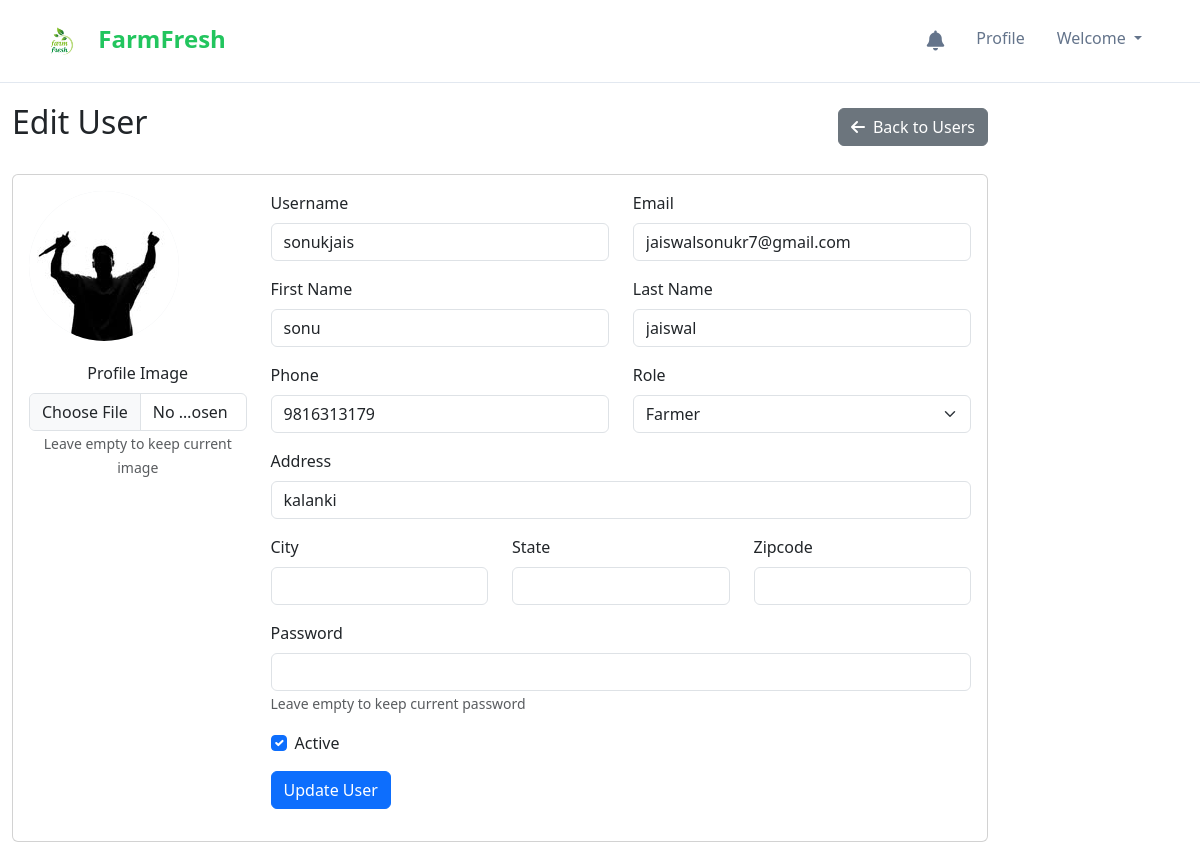
/admin/edit_user.php?id=4 (signed in), run on the app's committed database.
### tables this page shows
CREATE TABLE `users` (
  `user_id` int(11) NOT NULL,
  `username` varchar(100) DEFAULT NULL,
  `email` varchar(100) DEFAULT NULL,
  `password` varchar(100) DEFAULT NULL,
  `first_name` varchar(100) DEFAULT NULL,
  `last_name` varchar(100) DEFAULT NULL,
  `phone` varchar(20) DEFAULT NULL,
  `address` varchar(255) DEFAULT NULL,
  `city` varchar(100) DEFAULT NULL,
  `state` varchar(100) DEFAULT NULL,
  `zipcode` varchar(20) DEFAULT NULL,
  `role` enum('farmer','consumer','admin') NOT NULL,
  `created_at` datetime DEFAULT current_timestamp(),
  `updated_at` datetime DEFAULT current_timestamp() ON UPDATE current_timestamp(),
  `profile_image` varchar(255) DEFAULT NULL,
  `is_active` tinyint(1) DEFAULT 1,
  `bio` text DEFAULT NULL
);

### admin/edit_user.php (the view, shortened to what this page needs)
<?php
include '../config/db.php';
$user_id = $_GET['id'];
$user_query = "SELECT * FROM users WHERE user_id = $user_id";
$user_result = mysqli_query($dbconn, $user_query);
$user = mysqli_fetch_assoc($user_result);
?>
<!DOCTYPE html>
<html lang="en">
<head>
    <link href="https://cdn.jsdelivr.net/npm/bootstrap@5.3.3/dist/css/bootstrap.min.css" rel="stylesheet">
    <link rel="stylesheet" href="https://cdnjs.cloudflare.com/ajax/libs/font-awesome/6.0.0/css/all.min.css">
</head>
<body>
    <div class="container-fluid">
        <div class="row">
        <?php include '../includes/navbar.php'; ?>
            <div class="col-md-10 content">
                <div class="d-flex justify-content-between align-items-center mb-4">
                    <h2>Edit User</h2>
                    <a href="users.php" class="btn btn-secondary"><i class="fas fa-arrow-left me-2"></i>Back to Users</a>
                </div>
                <div class="card">
                    <div class="card-body">
                        <form method="POST" action="edit_user.php?id=<?php echo $user_id; ?>" enctype="multipart/form-data">
                            <div class="row">
                                <div class="col-md-3 text-center">
                                    <div class="profile-image-preview">
                                        <?php if(!empty($user['profile_image'])): ?>
                                            <img src="../uploads/profiles/<?php echo $user['profile_image']; ?>" alt="Profile" class="w-100 h-100 rounded-circle">
                                        <?php else: ?>
                                            <?php echo strtoupper(substr($user['first_name'] ?? $user['username'], 0, 1)); ?>
                                        <?php endif; ?>
                                    </div>
                                    <div class="mb-3">
                                        <label for="profile_image" class="form-label">Profile Image</label>
                                        <input type="file" class="form-control" id="profile_image" name="profile_image">
                                        <small class="text-muted">Leave empty to keep current image</small>
                                    </div>
                                </div>
                                <div class="col-md-9">
                                    <div class="row mb-3">
                                        <div class="col-md-6">
                                            <label for="username" class="form-label">Username</label>
                                            <input type="text" class="form-control" id="username" name="username" value="<?php echo htmlspecialchars($user['username']); ?>" required>
                                        </div>
                                        <div class="col-md-6">
                                            <label for="email" class="form-label">Email</label>
                                            <input type="email" class="form-control" id="email" name="email" value="<?php echo htmlspecialchars($user['email']); ?>" required>
                                        </div>
                                    </div>
                                    <div class="row mb-3">
                                        <div class="col-md-6">
                                            <label for="first_name" class="form-label">First Name</label>
                                            <input type="text" class="form-control" id="first_name" name="first_name" value="<?php echo htmlspecialchars($user['first_name']); ?>">
                                        </div>
                                        <div class="col-md-6">
                                            <label for="last_name" class="form-label">Last Name</label>
                                            <input type="text" class="form-control" id="last_name" name="last_name" value="<?php echo htmlspecialchars($user['last_name']); ?>">
                                        </div>
                                    </div>
                                    <div class="row mb-3">
                                        <div class="col-md-6">
                                            <label for="phone" class="form-label">Phone</label>
                                            <input type="text" class="form-control" id="phone" name="phone" value="<?php echo htmlspecialchars($user['phone']); ?>">
                                        </div>
                                        <div class="col-md-6">
                                            <label for="role" class="form-label">Role</label>
                                            <select class="form-select" id="role" name="role" required>
                                                <option value="farmer" <?php echo $user['role'] === 'farmer' ? 'selected' : ''; ?>>Farmer</option>
                                            </select>
                                        </div>
                                    </div>
                                    <div class="mb-3">
                                        <label for="address" class="form-label">Address</label>
                                        <input type="text" class="form-control" id="address" name="address" value="<?php echo htmlspecialchars($user['address']); ?>">
                                    </div>
                                    <div class="row mb-3">
                                        <div class="col-md-4">
                                            <label for="city" class="form-label">City</label>
                                            <input type="text" class="form-control" id="city" name="city" value="<?php echo htmlspecialchars($user['city']); ?>">
                                        </div>
                                        <div class="col-md-4">
                                            <label for="state" class="form-label">State</label>
                                            <input type="text" class="form-control" id="state" name="state" value="<?php echo htmlspecialchars($user['state']); ?>">
                                        </div>
                                        <div class="col-md-4">
                                            <label for="zipcode" class="form-label">Zipcode</label>
                                            <input type="text" class="form-control" id="zipcode" name="zipcode" value="<?php echo htmlspecialchars($user['zipcode']); ?>">
                                        </div>
                                    </div>
                                    <div class="mb-3">
                                        <label for="password" class="form-label">Password</label>
                                        <input type="password" class="form-control" id="password" name="password">
                                        <small class="text-muted">Leave empty to keep current password</small>
                                    </div>
                                    <div class="mb-3 form-check">
                                        <input type="checkbox" class="form-check-input" id="is_active" name="is_active" <?php echo $user['is_active'] ? 'checked' : ''; ?>>
                                        <label class="form-check-label" for="is_active">Active</label>
                                    </div>
                                    <div class="mb-3">
                                        <button type="submit" class="btn btn-primary">Update User</button>
                                    </div>
                                </div>
                            </div>
                        </form>
                    </div>
                </div>
            </div>
        </div>
    </div>
</body>
</html>

### admin/edit_user.php (style rules this page uses)
.content { padding: 20px; }
.profile-image-preview { width: 150px; height: 150px; border-radius: 50%; object-fit: cover; background-color: #e9ecef; display: flex; align-items: center; justify-content: center; font-size: 48px; color: #6c757d; margin-bottom: 20px; }

### includes/navbar.php (style rules this page uses)
body, html { margin: 0; padding: 0; overflow-x: hidden; }

### data on the page
users: profile_image (picture), username "sonukjais", email "jaiswalsonukr7@gmail.com", first_name "sonu", last_name "jaiswal", phone "9816313179", role "Farmer", address "kalanki", is_active "☑"
